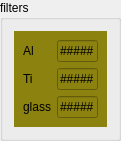
   <widget class="QGroupBox" name="groupBox_8">
    <property name="geometry">
     <rect>
      <x>880</x>
      <y>250</y>
      <width>121</width>
      <height>111</height>
     </rect>
    </property>
    <property name="title">
     <string>filters</string>
    </property>
    <layout class="QHBoxLayout" name="horizontalLayout_9">
     <item>
      <widget class="QWidget" name="widget_4" native="true">
       <property name="styleSheet">
        <string notr="true">background-color: rgb(139, 130, 15);</string>
       </property>
       <layout class="QFormLayout" name="formLayout_2">
        <property name="fieldGrowthPolicy">
         <enum>QFormLayout::AllNonFixedFieldsGrow</enum>
        </property>
        <item row="0" column="0">
         <widget class="QLabel" name="label_10">
          <property name="text">
           <string>Al</string>
          </property>
          <property name="alignment">
           <set>Qt::AlignLeading|Qt::AlignLeft|Qt::AlignVCenter</set>
          </property>
         </widget>
        </item>
        <item row="0" column="1">
         <widget class="caLineEdit" name="calineedit_34">
          <property name="sizePolicy">
           <sizepolicy hsizetype="Expanding" vsizetype="Expanding">
            <horstretch>0</horstretch>
            <verstretch>0</verstretch>
           </sizepolicy>
          </property>
          <property name="text">
           <string>#####</string>
          </property>
          <property name="alignment">
           <set>Qt::AlignCenter</set>
          </property>
          <property name="channel" stdset="0">
           <string notr="true">9idcUSX:pf4:filterAl</string>
          </property>
          <property name="unitsEnabled">
           <bool>true</bool>
          </property>
         </widget>
        </item>
        <item row="1" column="0">
         <widget class="QLabel" name="label_13">
          <property name="text">
           <string>Ti</string>
          </property>
          <property name="alignment">
           <set>Qt::AlignLeading|Qt::AlignLeft|Qt::AlignVCenter</set>
          </property>
         </widget>
        </item>
        <item row="1" column="1">
         <widget class="caLineEdit" name="calineedit_33">
          <property name="sizePolicy">
           <sizepolicy hsizetype="Expanding" vsizetype="Expanding">
            <horstretch>0</horstretch>
            <verstretch>0</verstretch>
           </sizepolicy>
          </property>
          <property name="text">
           <string>#####</string>
          </property>
          <property name="alignment">
           <set>Qt::AlignCenter</set>
          </property>
          <property name="channel" stdset="0">
           <string notr="true">9idcUSX:pf4:filterTi</string>
          </property>
          <property name="unitsEnabled">
           <bool>true</bool>
          </property>
         </widget>
        </item>
        <item row="2" column="0">
         <widget class="QLabel" name="label_14">
          <property name="text">
           <string>glass</string>
          </property>
          <property name="alignment">
           <set>Qt::AlignLeading|Qt::AlignLeft|Qt::AlignVCenter</set>
          </property>
         </widget>
        </item>
        <item row="2" column="1">
         <widget class="caLineEdit" name="calineedit_35">
          <property name="sizePolicy">
           <sizepolicy hsizetype="Expanding" vsizetype="Expanding">
            <horstretch>0</horstretch>
            <verstretch>0</verstretch>
           </sizepolicy>
          </property>
          <property name="text">
           <string>#####</string>
          </property>
          <property name="alignment">
           <set>Qt::AlignCenter</set>
          </property>
          <property name="channel" stdset="0">
           <string notr="true">9idcUSX:pf42:filterGlass</string>
          </property>
          <property name="unitsEnabled">
           <bool>true</bool>
          </property>
         </widget>
        </item>
       </layout>
      </widget>
     </item>
    </layout>
   </widget>
